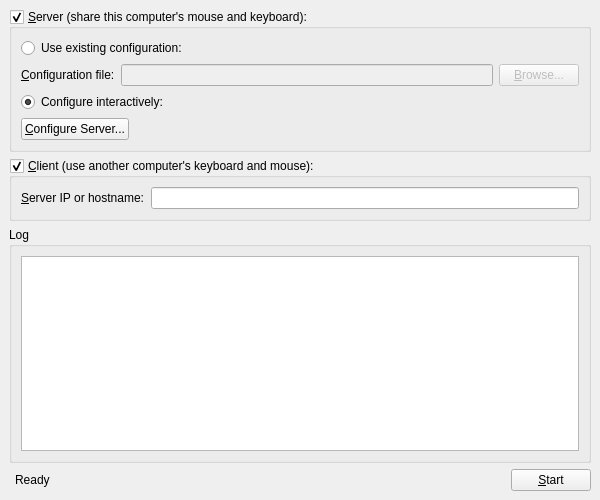
<?xml version="1.0" encoding="UTF-8"?>
<ui version="4.0">
 <class>MainWindowBase</class>
 <widget class="QMainWindow" name="MainWindowBase">
  <property name="geometry">
   <rect>
    <x>0</x>
    <y>0</y>
    <width>600</width>
    <height>500</height>
   </rect>
  </property>
  <property name="sizePolicy">
   <sizepolicy hsizetype="Fixed" vsizetype="Fixed">
    <horstretch>0</horstretch>
    <verstretch>0</verstretch>
   </sizepolicy>
  </property>
  <property name="minimumSize">
   <size>
    <width>500</width>
    <height>400</height>
   </size>
  </property>
  <property name="windowTitle">
   <string>Synergy</string>
  </property>
  <widget class="QWidget" name="centralwidget">
   <layout class="QGridLayout">
    <item row="6" column="6">
     <widget class="QPushButton" name="m_pButtonToggleStart">
      <property name="text">
       <string>&amp;Start</string>
      </property>
     </widget>
    </item>
    <item row="1" column="0" colspan="7">
     <widget class="QGroupBox" name="m_pGroupServer">
      <property name="sizePolicy">
       <sizepolicy hsizetype="Preferred" vsizetype="Fixed">
        <horstretch>0</horstretch>
        <verstretch>0</verstretch>
       </sizepolicy>
      </property>
      <property name="title">
       <string>&amp;Server (share this computer's mouse and keyboard):</string>
      </property>
      <property name="checkable">
       <bool>true</bool>
      </property>
      <property name="checked">
       <bool>true</bool>
      </property>
      <layout class="QVBoxLayout">
       <item>
        <widget class="QRadioButton" name="m_pRadioExternalConfig">
         <property name="text">
          <string>Use existing configuration:</string>
         </property>
        </widget>
       </item>
       <item>
        <layout class="QHBoxLayout">
         <item>
          <widget class="QLabel" name="m_pLabelConfigurationFile">
           <property name="text">
            <string>&amp;Configuration file:</string>
           </property>
           <property name="buddy">
            <cstring>m_pLineEditConfigFile</cstring>
           </property>
          </widget>
         </item>
         <item>
          <widget class="QLineEdit" name="m_pLineEditConfigFile">
           <property name="enabled">
            <bool>false</bool>
           </property>
          </widget>
         </item>
         <item>
          <widget class="QPushButton" name="m_pButtonBrowseConfigFile">
           <property name="enabled">
            <bool>false</bool>
           </property>
           <property name="text">
            <string>&amp;Browse...</string>
           </property>
          </widget>
         </item>
        </layout>
       </item>
       <item>
        <widget class="QRadioButton" name="m_pRadioInternalConfig">
         <property name="text">
          <string>Configure interactively:</string>
         </property>
         <property name="checked">
          <bool>true</bool>
         </property>
        </widget>
       </item>
       <item>
        <layout class="QHBoxLayout">
         <item>
          <widget class="QPushButton" name="m_pButtonConfigureServer">
           <property name="text">
            <string>&amp;Configure Server...</string>
           </property>
          </widget>
         </item>
         <item>
          <spacer>
           <property name="orientation">
            <enum>Qt::Horizontal</enum>
           </property>
           <property name="sizeHint" stdset="0">
            <size>
             <width>40</width>
             <height>20</height>
            </size>
           </property>
          </spacer>
         </item>
        </layout>
       </item>
      </layout>
     </widget>
    </item>
    <item row="2" column="0" colspan="7">
     <widget class="QGroupBox" name="m_pGroupClient">
      <property name="sizePolicy">
       <sizepolicy hsizetype="Preferred" vsizetype="Fixed">
        <horstretch>0</horstretch>
        <verstretch>0</verstretch>
       </sizepolicy>
      </property>
      <property name="title">
       <string>&amp;Client (use another computer's keyboard and mouse):</string>
      </property>
      <property name="checkable">
       <bool>true</bool>
      </property>
      <property name="checked">
       <bool>true</bool>
      </property>
      <layout class="QGridLayout">
       <item row="0" column="0">
        <widget class="QLabel" name="m_pLabelServerName">
         <property name="text">
          <string>&amp;Server IP or hostname:</string>
         </property>
         <property name="buddy">
          <cstring>m_pLineEditHostname</cstring>
         </property>
        </widget>
       </item>
       <item row="0" column="1">
        <widget class="QLineEdit" name="m_pLineEditHostname"/>
       </item>
      </layout>
     </widget>
    </item>
    <item row="6" column="1">
     <widget class="QLabel" name="m_pStatusLabel">
      <property name="text">
       <string>Ready</string>
      </property>
     </widget>
    </item>
    <item row="3" column="0" colspan="7">
     <widget class="QGroupBox" name="m_pGroupLog">
      <property name="title">
       <string>Log</string>
      </property>
      <layout class="QVBoxLayout" name="verticalLayout">
       <item>
        <widget class="QTextEdit" name="m_pLogOutput">
         <property name="sizePolicy">
          <sizepolicy hsizetype="Expanding" vsizetype="Expanding">
           <horstretch>0</horstretch>
           <verstretch>0</verstretch>
          </sizepolicy>
         </property>
         <property name="font">
          <font>
           <family>Courier</family>
          </font>
         </property>
         <property name="autoFillBackground">
          <bool>false</bool>
         </property>
         <property name="undoRedoEnabled">
          <bool>false</bool>
         </property>
         <property name="lineWrapMode">
          <enum>QTextEdit::NoWrap</enum>
         </property>
         <property name="readOnly">
          <bool>true</bool>
         </property>
        </widget>
       </item>
      </layout>
     </widget>
    </item>
    <item row="6" column="5">
     <spacer>
      <property name="orientation">
       <enum>Qt::Horizontal</enum>
      </property>
      <property name="sizeHint" stdset="0">
       <size>
        <width>40</width>
        <height>20</height>
       </size>
      </property>
     </spacer>
    </item>
    <item row="6" column="2">
     <widget class="QLabel" name="m_pUpdateIcon">
      <property name="text">
       <string/>
      </property>
      <property name="pixmap">
       <pixmap resource="Synergy.qrc">:/res/icons/16x16/warning.png</pixmap>
      </property>
     </widget>
    </item>
    <item row="6" column="3">
     <widget class="QLabel" name="m_pUpdateLabel">
      <property name="text">
       <string/>
      </property>
      <property name="openExternalLinks">
       <bool>true</bool>
      </property>
     </widget>
    </item>
   </layout>
  </widget>
  <action name="m_pActionAbout">
   <property name="text">
    <string>&amp;About Synergy...</string>
   </property>
  </action>
  <action name="m_pActionQuit">
   <property name="text">
    <string>&amp;Quit</string>
   </property>
   <property name="statusTip">
    <string>Quit</string>
   </property>
   <property name="shortcut">
    <string>Ctrl+Q</string>
   </property>
  </action>
  <action name="m_pActionStartSynergy">
   <property name="text">
    <string>&amp;Start</string>
   </property>
   <property name="statusTip">
    <string>Run</string>
   </property>
   <property name="shortcut">
    <string>Ctrl+S</string>
   </property>
  </action>
  <action name="m_pActionStopSynergy">
   <property name="enabled">
    <bool>false</bool>
   </property>
   <property name="text">
    <string>S&amp;top</string>
   </property>
   <property name="statusTip">
    <string>Stop</string>
   </property>
   <property name="shortcut">
    <string>Ctrl+T</string>
   </property>
  </action>
  <action name="actionShowStatus">
   <property name="text">
    <string>S&amp;how Status</string>
   </property>
   <property name="shortcut">
    <string>Ctrl+H</string>
   </property>
  </action>
  <action name="m_pActionMinimize">
   <property name="text">
    <string>&amp;Minimize</string>
   </property>
  </action>
  <action name="m_pActionRestore">
   <property name="text">
    <string>&amp;Restore</string>
   </property>
  </action>
  <action name="m_pActionSave">
   <property name="text">
    <string>Save configuration &amp;as...</string>
   </property>
   <property name="statusTip">
    <string>Save the interactively generated server configuration to a file.</string>
   </property>
   <property name="shortcut">
    <string>Ctrl+Alt+S</string>
   </property>
  </action>
  <action name="m_pActionSettings">
   <property name="text">
    <string>Settings</string>
   </property>
   <property name="statusTip">
    <string>Edit settings</string>
   </property>
  </action>
  <action name="m_pActionWizard">
   <property name="text">
    <string>Run Wizard</string>
   </property>
  </action>
 </widget>
 <resources>
  <include location="Synergy.qrc"/>
 </resources>
 <connections>
  <connection>
   <sender>m_pButtonToggleStart</sender>
   <signal>clicked()</signal>
   <receiver>m_pActionStartSynergy</receiver>
   <slot>trigger()</slot>
   <hints>
    <hint type="sourcelabel">
     <x>361</x>
     <y>404</y>
    </hint>
    <hint type="destinationlabel">
     <x>-1</x>
     <y>-1</y>
    </hint>
   </hints>
  </connection>
  <connection>
   <sender>m_pRadioExternalConfig</sender>
   <signal>toggled(bool)</signal>
   <receiver>m_pLineEditConfigFile</receiver>
   <slot>setEnabled(bool)</slot>
   <hints>
    <hint type="sourcelabel">
     <x>156</x>
     <y>179</y>
    </hint>
    <hint type="destinationlabel">
     <x>169</x>
     <y>209</y>
    </hint>
   </hints>
  </connection>
  <connection>
   <sender>m_pRadioExternalConfig</sender>
   <signal>toggled(bool)</signal>
   <receiver>m_pButtonBrowseConfigFile</receiver>
   <slot>setEnabled(bool)</slot>
   <hints>
    <hint type="sourcelabel">
     <x>353</x>
     <y>182</y>
    </hint>
    <hint type="destinationlabel">
     <x>356</x>
     <y>211</y>
    </hint>
   </hints>
  </connection>
  <connection>
   <sender>m_pRadioInternalConfig</sender>
   <signal>toggled(bool)</signal>
   <receiver>m_pButtonConfigureServer</receiver>
   <slot>setEnabled(bool)</slot>
   <hints>
    <hint type="sourcelabel">
     <x>204</x>
     <y>244</y>
    </hint>
    <hint type="destinationlabel">
     <x>212</x>
     <y>274</y>
    </hint>
   </hints>
  </connection>
 </connections>
</ui>
